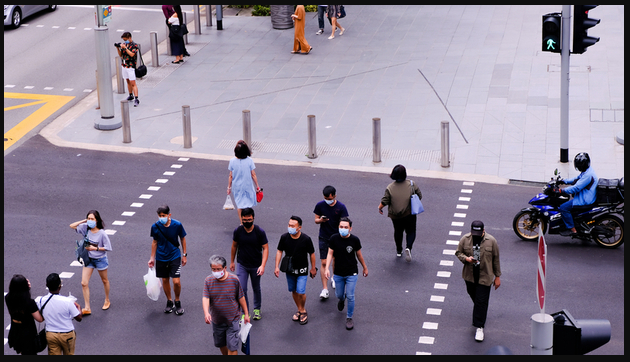
#> input picture cv/people.png, 630 x 362 px
$ python a05.py
#> lines starting #> are read from the running program, lines starting #| are printed output that depends on the picture; after the words box and inside, x2 and y2 are one past the last pixel; in counts of white or black regions, pixels touching at a corner belong together
import cv2
img = cv2.imread('people.png')                    # 讀取街道影像
#> img is the input picture: shape (362, 630, 3); mean B, G, R 144, 126.2, 136.1
gray = cv2.cvtColor(img, cv2.COLOR_BGR2GRAY)    # 轉換成黑白影像
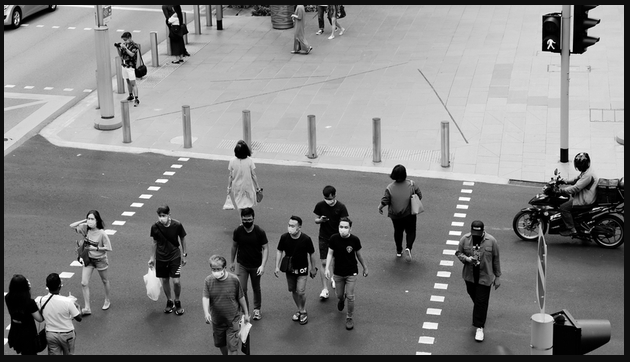
#> gray: shape (362, 630); min 0, max 255, mean 131.2

car = cv2.CascadeClassifier("haarcascade_fullbody.xml")    # 讀取人體模型
gray = cv2.medianBlur(gray, 5)                  # 模糊化去除雜訊
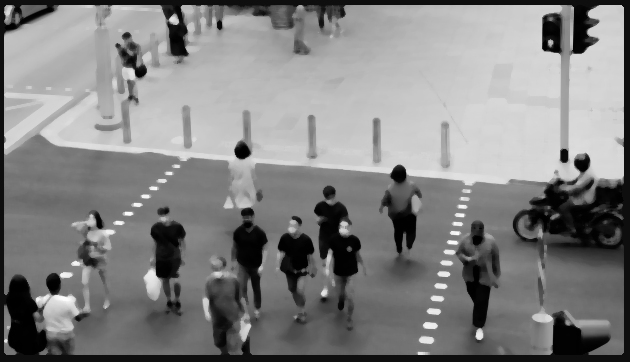
#> gray: shape (362, 630); min 0, max 253, mean 130.9
cars = car.detectMultiScale(gray, 1.1, 3)       # 偵測行人
#> cars = [[210, 12, 16, 34], [160, 12, 34, 68], [372, 162, 57, 115], [265, 196, 59, 119], [213, 183, 68, 136], [442, 197, 74, 148]]
for (x, y, w, h) in cars:
    cv2.rectangle(img, (x, y), (x+w, y+h), (0, 255, 0), 2)   # 繪製外框
#> this loop made 6 passes
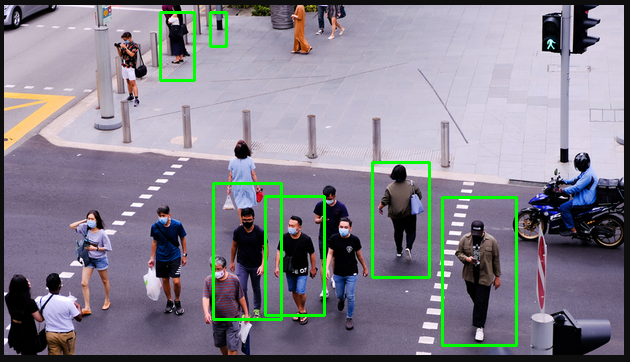
#> img: shape (362, 630, 3); 2.42% of pixels changed, all inside (x1, y1, x2, y2) = (159, 11, 518, 347)

cv2.imshow('image', img)
cv2.waitKey(0)     # 按下任意鍵停止
cv2.destroyAllWindows()

$ run again, with cv/car.png copied over cv/people.png
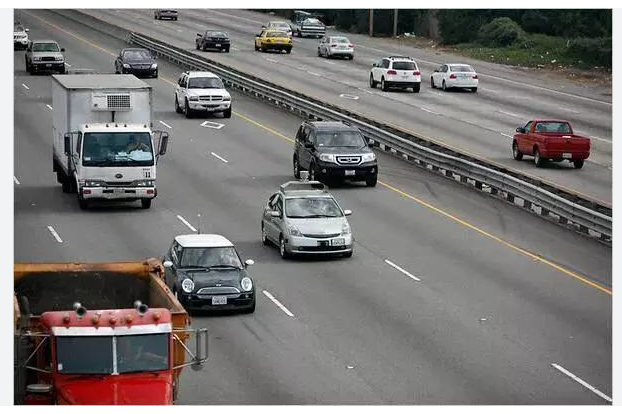
#> input picture cv/car.png, 622 x 414 px
#> img is the input picture: shape (414, 622, 3); mean B, G, R 117.3, 118.8, 121.5
#> `gray = cv2.cvtColor(img, cv2.COLOR_BGR2GRAY)`:
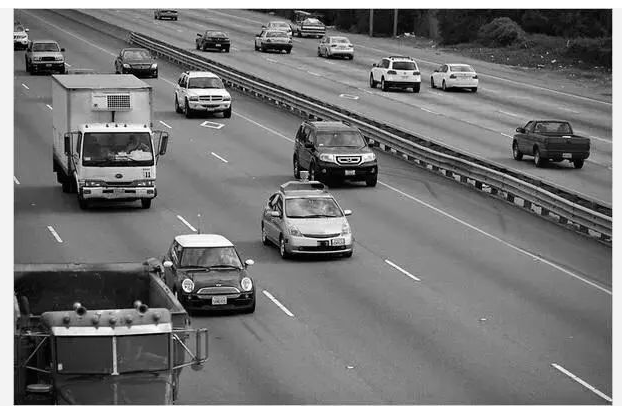
#> gray: shape (414, 622); min 0, max 255, mean 119.5
#> `gray = cv2.medianBlur(gray, 5)`:
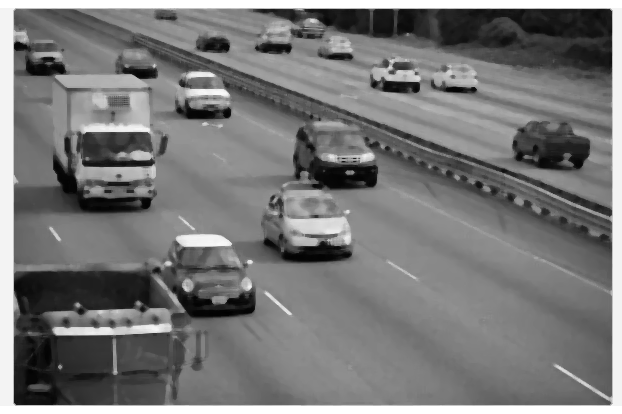
#> gray: shape (414, 622); min 1, max 255, mean 119.3
#> cars = ()

$ run again, with cv/face01.png copied over cv/people.png
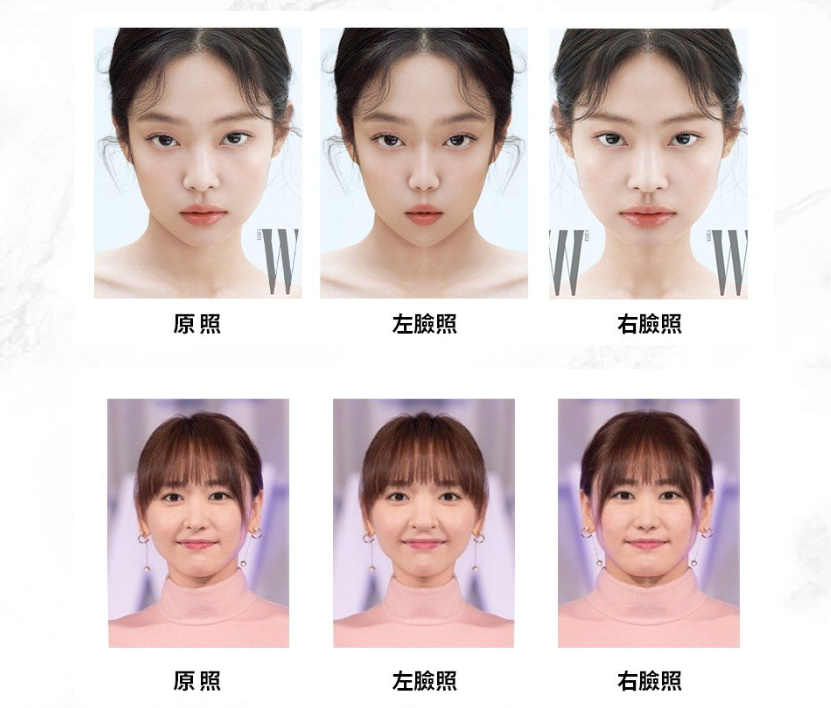
#> input picture cv/face01.png, 831 x 708 px
#> img is the input picture: shape (708, 831, 3); mean B, G, R 204.2, 205.1, 218
#> `gray = cv2.cvtColor(img, cv2.COLOR_BGR2GRAY)`:
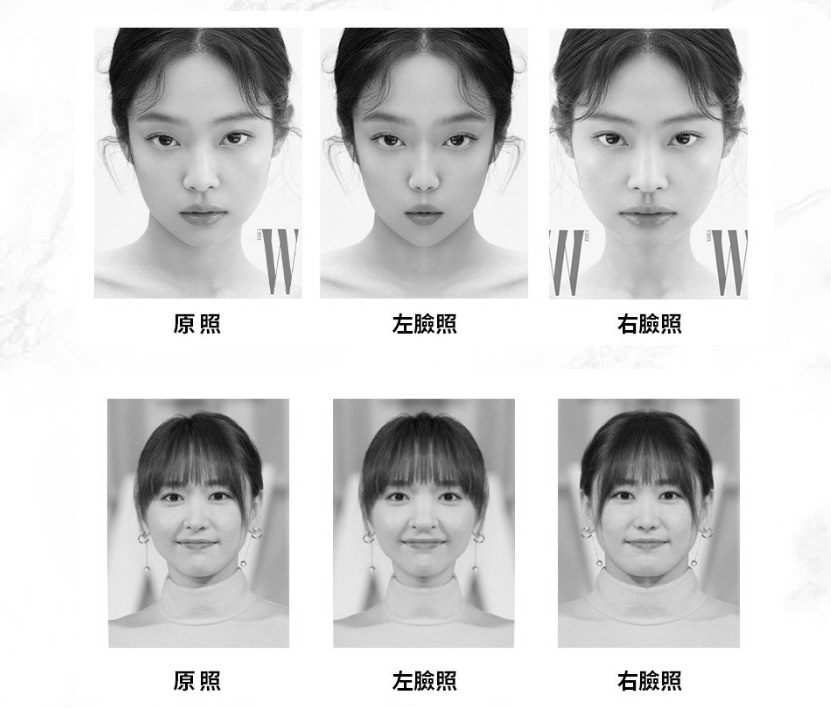
#> gray: shape (708, 831); min 0, max 255, mean 208.9
#> cars = [[112, 93, 152, 305]]
#> the loop `for (x, y, w, h) in cars:` made 1 pass
#> after the loop `for (x, y, w, h) in cars:`:
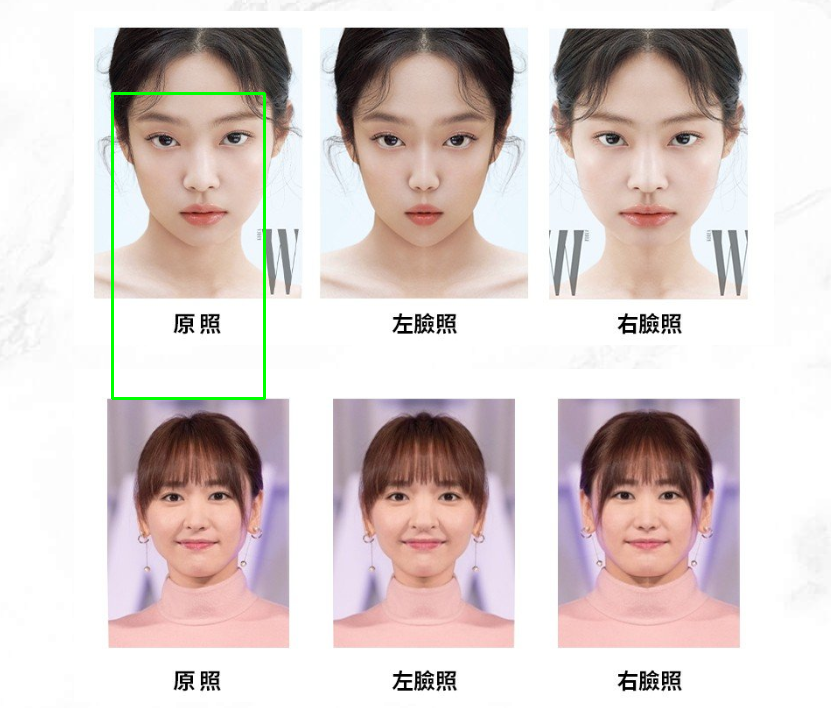
#> img: shape (708, 831, 3); 0.47% of pixels changed, all inside (x1, y1, x2, y2) = (111, 92, 266, 400)
